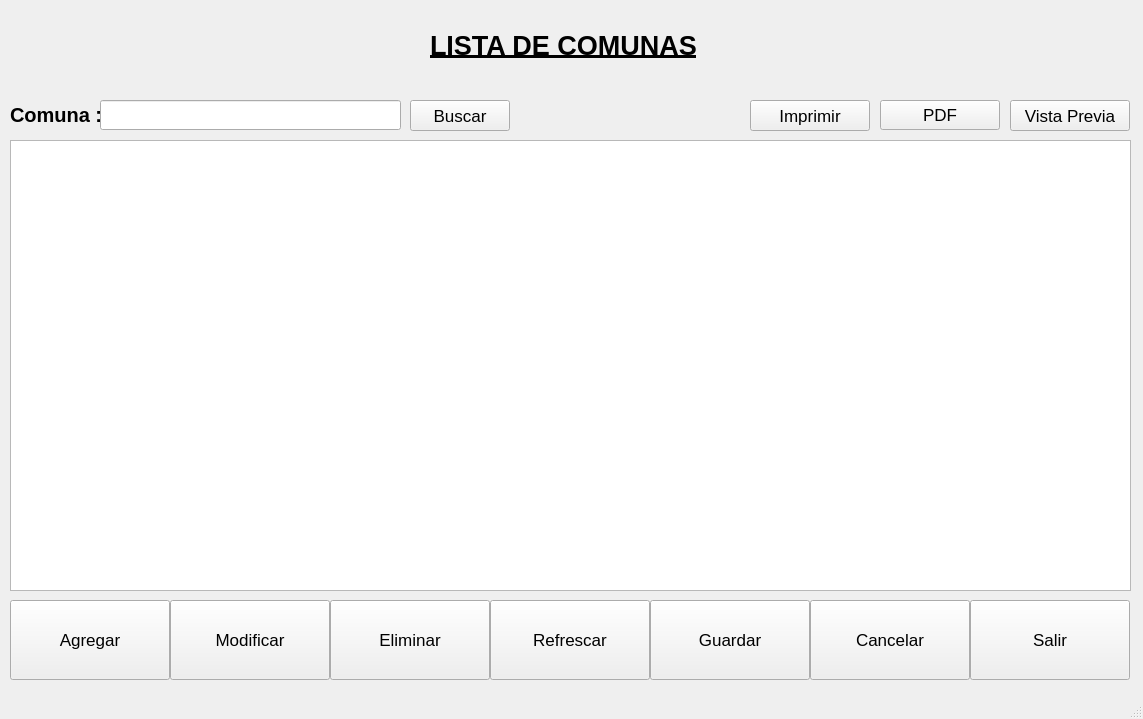
<?xml version="1.0" encoding="UTF-8"?>
<ui version="4.0">
 <class>MainWindow</class>
 <widget class="QMainWindow" name="MainWindow">
  <property name="geometry">
   <rect>
    <x>0</x>
    <y>0</y>
    <width>1143</width>
    <height>719</height>
   </rect>
  </property>
  <property name="windowTitle">
   <string>Listado de Comunas de Chile</string>
  </property>
  <widget class="QWidget" name="centralwidget">
   <widget class="QLabel" name="lblComunas">
    <property name="geometry">
     <rect>
      <x>10</x>
      <y>100</y>
      <width>91</width>
      <height>30</height>
     </rect>
    </property>
    <property name="font">
     <font>
      <pointsize>15</pointsize>
      <weight>75</weight>
      <bold>true</bold>
     </font>
    </property>
    <property name="text">
     <string>Comuna :</string>
    </property>
   </widget>
   <widget class="QTableWidget" name="listaComunas">
    <property name="geometry">
     <rect>
      <x>10</x>
      <y>140</y>
      <width>1121</width>
      <height>451</height>
     </rect>
    </property>
    <property name="sizePolicy">
     <sizepolicy hsizetype="Expanding" vsizetype="Expanding">
      <horstretch>0</horstretch>
      <verstretch>0</verstretch>
     </sizepolicy>
    </property>
    <property name="minimumSize">
     <size>
      <width>570</width>
      <height>400</height>
     </size>
    </property>
    <property name="maximumSize">
     <size>
      <width>1280</width>
      <height>720</height>
     </size>
    </property>
    <property name="layoutDirection">
     <enum>Qt::LeftToRight</enum>
    </property>
    <property name="inputMethodHints">
     <set>Qt::ImhNone</set>
    </property>
    <property name="sizeAdjustPolicy">
     <enum>QAbstractScrollArea::AdjustToContents</enum>
    </property>
    <property name="editTriggers">
     <set>QAbstractItemView::NoEditTriggers</set>
    </property>
    <property name="alternatingRowColors">
     <bool>true</bool>
    </property>
    <property name="selectionBehavior">
     <enum>QAbstractItemView::SelectRows</enum>
    </property>
    <property name="textElideMode">
     <enum>Qt::ElideRight</enum>
    </property>
    <attribute name="horizontalHeaderCascadingSectionResizes">
     <bool>true</bool>
    </attribute>
    <attribute name="horizontalHeaderStretchLastSection">
     <bool>true</bool>
    </attribute>
    <attribute name="verticalHeaderStretchLastSection">
     <bool>false</bool>
    </attribute>
   </widget>
   <widget class="QLineEdit" name="txtBuscar">
    <property name="geometry">
     <rect>
      <x>100</x>
      <y>100</y>
      <width>301</width>
      <height>30</height>
     </rect>
    </property>
   </widget>
   <widget class="QLabel" name="label">
    <property name="geometry">
     <rect>
      <x>430</x>
      <y>30</y>
      <width>271</width>
      <height>31</height>
     </rect>
    </property>
    <property name="font">
     <font>
      <pointsize>20</pointsize>
      <weight>75</weight>
      <italic>false</italic>
      <bold>true</bold>
      <underline>true</underline>
     </font>
    </property>
    <property name="text">
     <string>LISTA DE COMUNAS</string>
    </property>
   </widget>
   <widget class="QPushButton" name="btnGuardar">
    <property name="enabled">
     <bool>true</bool>
    </property>
    <property name="geometry">
     <rect>
      <x>650</x>
      <y>600</y>
      <width>160</width>
      <height>80</height>
     </rect>
    </property>
    <property name="font">
     <font>
      <pointsize>13</pointsize>
      <weight>50</weight>
      <bold>false</bold>
     </font>
    </property>
    <property name="text">
     <string>Guardar</string>
    </property>
    <property name="icon">
     <iconset>
      <normaloff>../icon/save.png</normaloff>../icon/save.png</iconset>
    </property>
    <property name="iconSize">
     <size>
      <width>50</width>
      <height>50</height>
     </size>
    </property>
    <property name="autoDefault">
     <bool>false</bool>
    </property>
    <property name="default">
     <bool>false</bool>
    </property>
    <property name="flat">
     <bool>false</bool>
    </property>
   </widget>
   <widget class="QPushButton" name="btnAgregar">
    <property name="geometry">
     <rect>
      <x>10</x>
      <y>600</y>
      <width>160</width>
      <height>80</height>
     </rect>
    </property>
    <property name="font">
     <font>
      <pointsize>13</pointsize>
      <weight>50</weight>
      <bold>false</bold>
     </font>
    </property>
    <property name="text">
     <string>Agregar</string>
    </property>
    <property name="icon">
     <iconset>
      <normaloff>../icon/add-3.png</normaloff>../icon/add-3.png</iconset>
    </property>
    <property name="iconSize">
     <size>
      <width>50</width>
      <height>50</height>
     </size>
    </property>
   </widget>
   <widget class="QPushButton" name="btnRefrescar">
    <property name="geometry">
     <rect>
      <x>490</x>
      <y>600</y>
      <width>160</width>
      <height>80</height>
     </rect>
    </property>
    <property name="font">
     <font>
      <pointsize>13</pointsize>
      <weight>50</weight>
      <bold>false</bold>
     </font>
    </property>
    <property name="text">
     <string>Refrescar</string>
    </property>
    <property name="icon">
     <iconset>
      <normaloff>../icon/repeat.png</normaloff>../icon/repeat.png</iconset>
    </property>
    <property name="iconSize">
     <size>
      <width>50</width>
      <height>50</height>
     </size>
    </property>
   </widget>
   <widget class="QPushButton" name="btnEliminar">
    <property name="geometry">
     <rect>
      <x>330</x>
      <y>600</y>
      <width>160</width>
      <height>80</height>
     </rect>
    </property>
    <property name="font">
     <font>
      <pointsize>13</pointsize>
      <weight>50</weight>
      <bold>false</bold>
     </font>
    </property>
    <property name="text">
     <string>Eliminar</string>
    </property>
    <property name="icon">
     <iconset>
      <normaloff>../icon/garbage-1.png</normaloff>../icon/garbage-1.png</iconset>
    </property>
    <property name="iconSize">
     <size>
      <width>50</width>
      <height>50</height>
     </size>
    </property>
   </widget>
   <widget class="QPushButton" name="btnModificar">
    <property name="geometry">
     <rect>
      <x>170</x>
      <y>600</y>
      <width>160</width>
      <height>80</height>
     </rect>
    </property>
    <property name="font">
     <font>
      <pointsize>13</pointsize>
      <weight>50</weight>
      <bold>false</bold>
     </font>
    </property>
    <property name="text">
     <string>Modificar</string>
    </property>
    <property name="icon">
     <iconset>
      <normaloff>../icon/edit.png</normaloff>../icon/edit.png</iconset>
    </property>
    <property name="iconSize">
     <size>
      <width>50</width>
      <height>50</height>
     </size>
    </property>
   </widget>
   <widget class="QPushButton" name="btnSalir">
    <property name="geometry">
     <rect>
      <x>970</x>
      <y>600</y>
      <width>160</width>
      <height>80</height>
     </rect>
    </property>
    <property name="font">
     <font>
      <pointsize>13</pointsize>
      <weight>50</weight>
      <bold>false</bold>
     </font>
    </property>
    <property name="text">
     <string>Salir</string>
    </property>
    <property name="icon">
     <iconset>
      <normaloff>../icon/exit-2.png</normaloff>../icon/exit-2.png</iconset>
    </property>
    <property name="iconSize">
     <size>
      <width>50</width>
      <height>50</height>
     </size>
    </property>
   </widget>
   <widget class="QPushButton" name="btnCancelar">
    <property name="geometry">
     <rect>
      <x>810</x>
      <y>600</y>
      <width>160</width>
      <height>80</height>
     </rect>
    </property>
    <property name="font">
     <font>
      <pointsize>13</pointsize>
      <weight>50</weight>
      <bold>false</bold>
     </font>
    </property>
    <property name="text">
     <string>Cancelar</string>
    </property>
    <property name="icon">
     <iconset>
      <normaloff>../icon/error.png</normaloff>../icon/error.png</iconset>
    </property>
    <property name="iconSize">
     <size>
      <width>50</width>
      <height>50</height>
     </size>
    </property>
    <property name="autoDefault">
     <bool>false</bool>
    </property>
   </widget>
   <widget class="QPushButton" name="btnBuscar">
    <property name="geometry">
     <rect>
      <x>410</x>
      <y>100</y>
      <width>100</width>
      <height>31</height>
     </rect>
    </property>
    <property name="font">
     <font>
      <pointsize>13</pointsize>
      <weight>50</weight>
      <bold>false</bold>
     </font>
    </property>
    <property name="text">
     <string>Buscar</string>
    </property>
    <property name="icon">
     <iconset>
      <normaloff>../icon/binoculars.png</normaloff>../icon/binoculars.png</iconset>
    </property>
    <property name="shortcut">
     <string>Return</string>
    </property>
   </widget>
   <widget class="QPushButton" name="btnExportarPDF">
    <property name="geometry">
     <rect>
      <x>880</x>
      <y>100</y>
      <width>120</width>
      <height>30</height>
     </rect>
    </property>
    <property name="font">
     <font>
      <pointsize>13</pointsize>
      <weight>50</weight>
      <bold>false</bold>
     </font>
    </property>
    <property name="text">
     <string>PDF</string>
    </property>
    <property name="icon">
     <iconset>
      <normaloff>../icon/binoculars.png</normaloff>../icon/binoculars.png</iconset>
    </property>
   </widget>
   <widget class="QPushButton" name="btnImprimir">
    <property name="geometry">
     <rect>
      <x>750</x>
      <y>100</y>
      <width>120</width>
      <height>31</height>
     </rect>
    </property>
    <property name="font">
     <font>
      <pointsize>13</pointsize>
      <weight>50</weight>
      <bold>false</bold>
     </font>
    </property>
    <property name="text">
     <string>Imprimir</string>
    </property>
    <property name="icon">
     <iconset>
      <normaloff>../icon/binoculars.png</normaloff>../icon/binoculars.png</iconset>
    </property>
   </widget>
   <widget class="QPushButton" name="btnVistaPrevia">
    <property name="geometry">
     <rect>
      <x>1010</x>
      <y>100</y>
      <width>120</width>
      <height>31</height>
     </rect>
    </property>
    <property name="font">
     <font>
      <pointsize>13</pointsize>
      <weight>50</weight>
      <bold>false</bold>
     </font>
    </property>
    <property name="text">
     <string>Vista Previa</string>
    </property>
    <property name="icon">
     <iconset>
      <normaloff>../icon/binoculars.png</normaloff>../icon/binoculars.png</iconset>
    </property>
   </widget>
   <widget class="QTreeWidget" name="treeWidgetComunas">
    <property name="geometry">
     <rect>
      <x>320</x>
      <y>150</y>
      <width>451</width>
      <height>431</height>
     </rect>
    </property>
    <column>
     <property name="text">
      <string notr="true">1</string>
     </property>
    </column>
   </widget>
   <zorder>treeWidgetComunas</zorder>
   <zorder>lblComunas</zorder>
   <zorder>txtBuscar</zorder>
   <zorder>label</zorder>
   <zorder>btnGuardar</zorder>
   <zorder>btnAgregar</zorder>
   <zorder>btnRefrescar</zorder>
   <zorder>btnEliminar</zorder>
   <zorder>btnModificar</zorder>
   <zorder>btnSalir</zorder>
   <zorder>btnCancelar</zorder>
   <zorder>btnBuscar</zorder>
   <zorder>btnExportarPDF</zorder>
   <zorder>btnImprimir</zorder>
   <zorder>btnVistaPrevia</zorder>
   <zorder>listaComunas</zorder>
  </widget>
  <widget class="QStatusBar" name="statusbar"/>
 </widget>
 <resources/>
 <connections/>
</ui>
